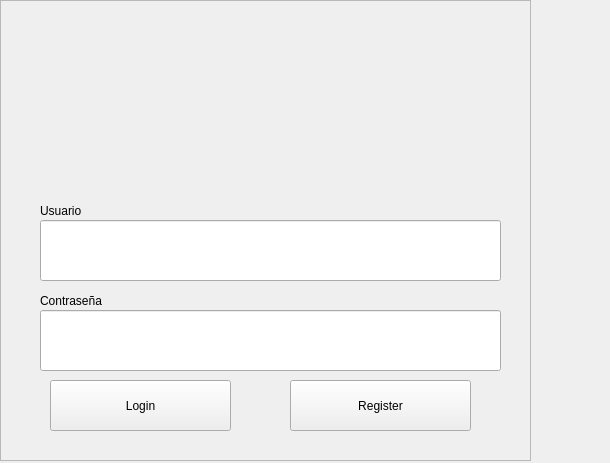
<?xml version="1.0" encoding="UTF-8"?>
<ui version="4.0">
 <class>Frame</class>
 <widget class="QFrame" name="Frame">
  <property name="geometry">
   <rect>
    <x>0</x>
    <y>0</y>
    <width>610</width>
    <height>463</height>
   </rect>
  </property>
  <property name="windowTitle">
   <string>Frame</string>
  </property>
  <widget class="QFrame" name="frame_2">
   <property name="geometry">
    <rect>
     <x>0</x>
     <y>0</y>
     <width>531</width>
     <height>461</height>
    </rect>
   </property>
   <property name="frameShape">
    <enum>QFrame::StyledPanel</enum>
   </property>
   <property name="frameShadow">
    <enum>QFrame::Raised</enum>
   </property>
   <widget class="QLineEdit" name="usernameLine">
    <property name="geometry">
     <rect>
      <x>40</x>
      <y>310</y>
      <width>461</width>
      <height>61</height>
     </rect>
    </property>
    <property name="text">
     <string/>
    </property>
    <property name="echoMode">
     <enum>QLineEdit::Password</enum>
    </property>
    <property name="cursorPosition">
     <number>0</number>
    </property>
   </widget>
   <widget class="QLineEdit" name="passwordLine">
    <property name="geometry">
     <rect>
      <x>40</x>
      <y>220</y>
      <width>461</width>
      <height>61</height>
     </rect>
    </property>
    <property name="text">
     <string/>
    </property>
    <property name="cursorPosition">
     <number>0</number>
    </property>
   </widget>
   <widget class="QPushButton" name="registerButton">
    <property name="geometry">
     <rect>
      <x>290</x>
      <y>380</y>
      <width>181</width>
      <height>51</height>
     </rect>
    </property>
    <property name="text">
     <string>Register</string>
    </property>
   </widget>
   <widget class="QPushButton" name="loginButton">
    <property name="geometry">
     <rect>
      <x>50</x>
      <y>380</y>
      <width>181</width>
      <height>51</height>
     </rect>
    </property>
    <property name="text">
     <string>Login</string>
    </property>
   </widget>
   <widget class="QLabel" name="label">
    <property name="geometry">
     <rect>
      <x>70</x>
      <y>0</y>
      <width>381</width>
      <height>171</height>
     </rect>
    </property>
    <property name="styleSheet">
     <string notr="true"/>
    </property>
    <property name="text">
     <string/>
    </property>
    <property name="pixmap">
     <pixmap resource="logo.qrc">:/easy_blanco.svg</pixmap>
    </property>
   </widget>
   <widget class="QLabel" name="usernameLabel">
    <property name="geometry">
     <rect>
      <x>40</x>
      <y>201</y>
      <width>191</width>
      <height>20</height>
     </rect>
    </property>
    <property name="text">
     <string>Usuario</string>
    </property>
   </widget>
   <widget class="QLabel" name="passwordLabel">
    <property name="geometry">
     <rect>
      <x>40</x>
      <y>291</y>
      <width>191</width>
      <height>20</height>
     </rect>
    </property>
    <property name="text">
     <string>Contraseña</string>
    </property>
   </widget>
  </widget>
 </widget>
 <resources>
  <include location="logo.qrc"/>
  <include location="../../AppData/Local/Programs/Python/Python37/Lib/site-packages/pyqt5_tools/Qt/bin/logo.qrc"/>
 </resources>
 <connections/>
</ui>
